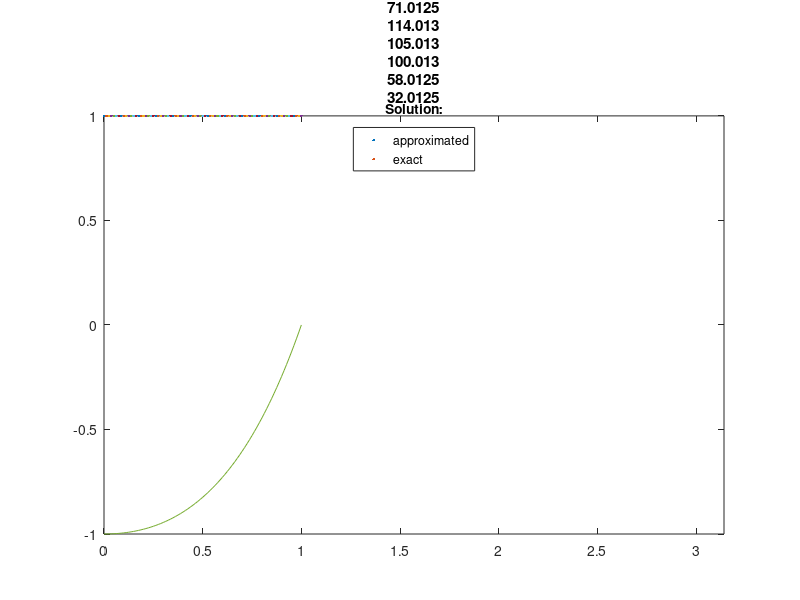

Write the MATLAB code that produced this figure. (Note: this script raises an error after producing the figure.)
clear all;

%data init

interval_start = 0.0;
interval_end = 1;
t_start = 0;
y_start = 1.0;
error = [];

%function init

g = @(x) -(x^2+3)*e^x;
p = @(x) -(x+1)
q = 2
exact_f = @(x) (x-1)*e^x;


%solving start
numberOfProbes = [80 160 320 640]; %2.^(1:12);
for n = numberOfProbes %iterating throught numers of samples
    h =  abs(interval_start - interval_end) / n; %grid size calculation
    t = linspace(interval_start, interval_end, n + 1); %time vector init

    exact_f_t = zeros(1, round(n)); %place for approximated function
for i = 1:n+1
     exact_f_t(i) = exact_f(t(i)); %vector of exact solutions in time
end
   % method
            approx_f = [];
            approx_f(1) = y_start;
            for k = 1:n
                
            end
    
%plotting figure

figure(n);
plot(t, approx_f, '.', t ,exact_f_t, '-');
title("Grid: " + h);
lgd = legend("approximated", "exact","location",'north' );
title(lgd, "Solution:");
xlim([0, pi]);

%error calculation
temp_e = max(abs(exact_f_t-approx_f), [], "all");
error = [error , temp_e ]; %adding maximum error for the particular n point case

index = log2(error(1:length(error)-1)./error(2:length(error)));
if(n>10)
fprintf(1, "For n: %f" , n)
fprintf(1, " points case index is: %f" , index(length(index)))
fprintf(1, " with maximum error: %f \n", temp_e)
end
end
figure(2)
plot( numberOfProbes, error)
set(gca, 'YScale', 'log')
title("Maximum error values:");
figure(3)
plot(numberOfProbes(2: end), index)
set(gca, 'YScale', 'log')
title("Index values:")

